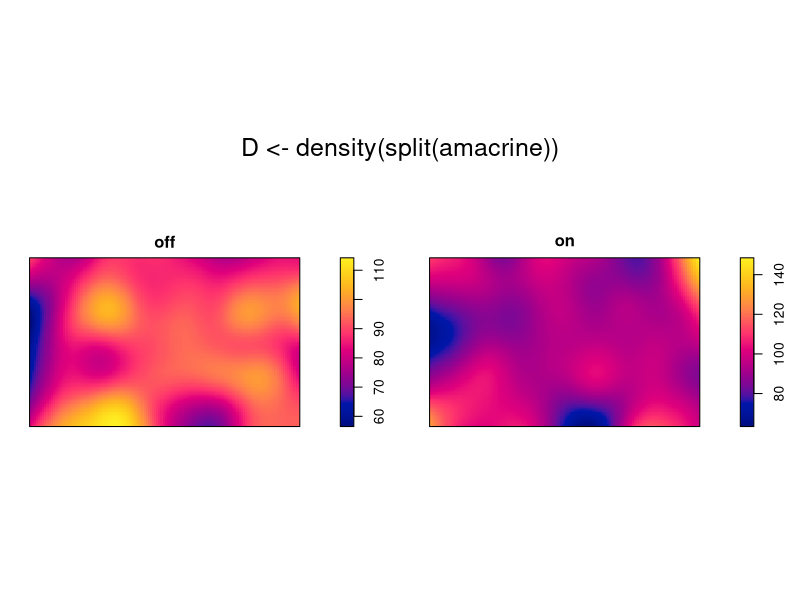
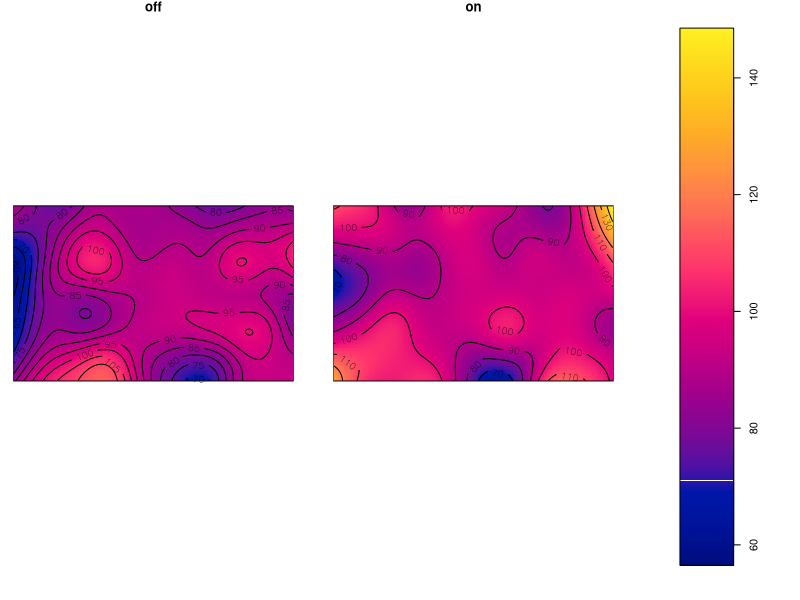
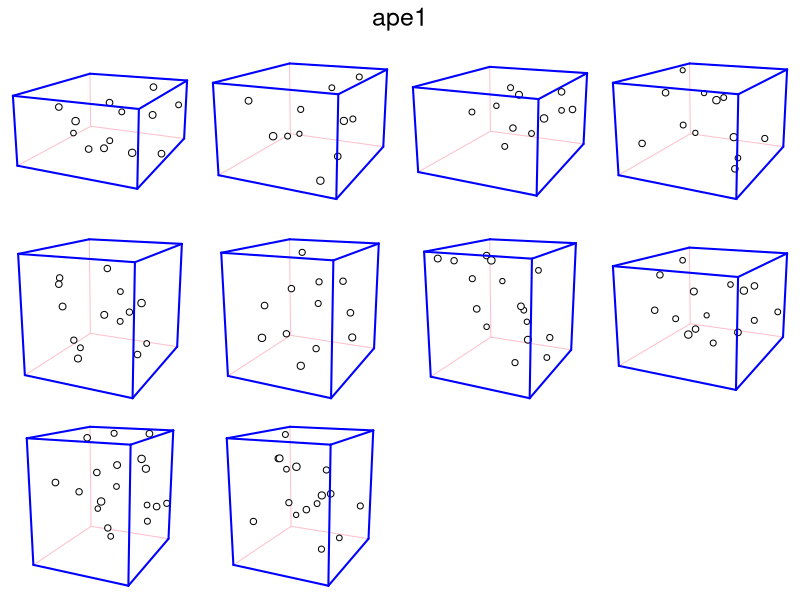

Write R code to recreate these figures, in order.
library(spatstat)


### Name: plot.listof
### Title: Plot a List of Things
### Aliases: plot.listof
### Keywords: spatial hplot

### ** Examples

# Intensity estimate of multitype point pattern
 plot(D <- density(split(amacrine)))
 plot(D, main="", equal.ribbon=TRUE,
      panel.end=function(i,y,...){contour(y, ...)})

# list of 3D point patterns
 ape1 <- osteo[osteo$shortid==4, "pts", drop=TRUE]
 class(ape1)
 plot(ape1, main.panel="", mar.panel=0.1, hsep=0.7, vsep=1,
      cex=1.5, pch=21, bg='white')
